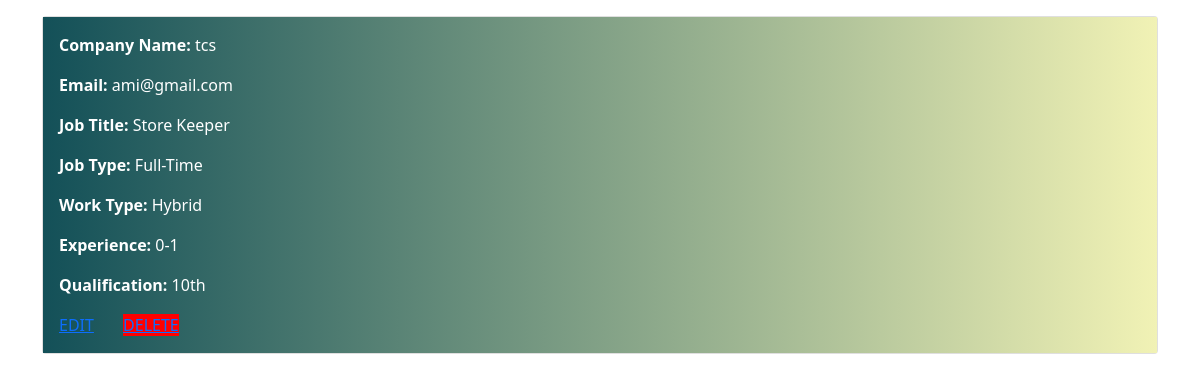
Page /jobapp/disvac/ (signed in) on the committed database.
### jobapp/models.py (models this page shows)
class addmodel(models.Model):
    catchoice = [
        ('Part-Time','Part-Time'),
        ('Full-Time','Full-Time'),
    ]
    cho=[
        ('Hybrid','Hybrid'),
        ('Remote','Remote'),
    ]
    choice=[
        ('0-1','0-1'),
        ('1-2','1-2'),
        ('2-3','2-3'),
        ('3-4','3-4'),
        ('4-5','4-5'),
        ('5-6','5-6'),
        ('6-7','6-7'),
        ('7-8','7-8'),
        ('8-9','8-9'),
        ('9-10','9-10'),
    ]
    cname = models.CharField(max_length=50)
    email = models.EmailField()
    jtitle = models.CharField(max_length=25)
    jtype = models.CharField(max_length=25,choices=catchoice)
    wtype = models.CharField(max_length=25,choices=cho)
    exp = models.CharField(max_length=25,choices=choice)
    qualify = models.CharField(max_length=70)

### jobapp/views.py (the view)
# urls.py: path('disvac/',viewvac),
def viewvac(request):
    a=addmodel.objects.all()
    b=request.session['cname']
    return render(request,'viewvacancy.html',{'x':a,'y':b})

### jobapp/templates/viewvacancy.html (shortened to what this page needs)
<!DOCTYPE html>
<html lang="en">
<head>
    <link href="https://cdn.jsdelivr.net/npm/bootstrap@5.0.2/dist/css/bootstrap.min.css" rel="stylesheet">
</head>
<body>
{% for i in x %}
{% if i.cname == y %}
<div class="container">
     <div class="row mt-3 mb-3">
            <div class="col-12  " >
                <div class="card">
                    <div class="card-body" style="background: #F1F2B5;
background: -webkit-linear-gradient(to right, #135058, #F1F2B5);
background: linear-gradient(to right, #135058, #F1F2B5); color: white">
                        <p><strong>Company Name: </strong>{{i.cname}}</p>
                        <p><strong>Email: </strong>{{i.email}}</p>
                        <p><strong>Job Title: </strong>{{i.jtitle}}</p>
                        <p><strong>Job Type: </strong>{{i.jtype}}</p>
                        <p><strong>Work Type: </strong>{{i.wtype}}</p>
                        <p><strong>Experience: </strong>{{i.exp}}</p>
                        <p><strong>Qualification: </strong>{{i.qualify}}</p>
                      <a href="http://127.0.0.1:8000/jobapp/editvac/{{i.id}}" class="filled-button">EDIT</a>
                        <a href="http://127.0.0.1:8000/jobapp/delevac/{{i.id}}" class="filled-button" style="margin-left: 25px; background: red;">DELETE</a>
                    </div>
                </div>
            </div>
     </div>
</div>
    {% endif %}
{% endfor %}
</body>
</html>

### rows in the picture
addmodel: cname "tcs", email "ami@gmail.com", jtitle "Store Keeper", jtype "Full-Time", wtype "Hybrid", exp "0-1", qualify "10th"
